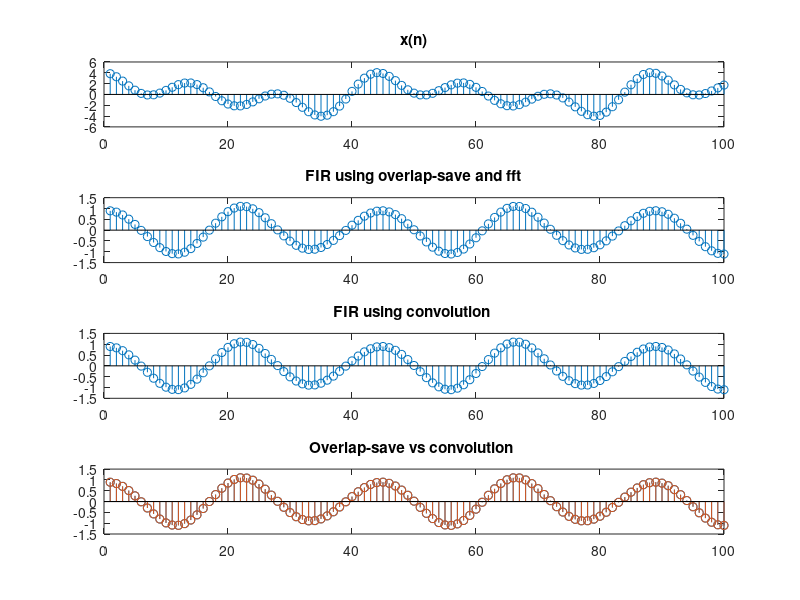

Write the MATLAB code that produced this figure.
% Tecnologico de Costa Rica
% EL5805 Digital Signal Processing
% Author: Ronald Rios Pineda
% Octave 7.2.0 on macOS Ventura 13.0.1
% Lab 12
% Description: Filter using DFT and overlap-save algorithm

% Dependencies for "downsample" using "pkg" from the Octave prompt
% pkg install -forge signal
%pkg load signal

%addpath(pwd)

F1 = 1000;  % Analog F = 1kHz 
F2 = 2000;  % Analog F = 2kHz
F3 = 3000;  % Analog F = 3kHz
Fs = 44100; % Sampling rate

n = 0:10*Fs-1;
N = 1024;

w1 = 2*pi*F1/Fs;
w2 = 2*pi*F2/Fs;
w3 = 2*pi*F3/Fs;

xn = 2*sin(w1*n) + sin(w2*n) + 2*sin(w3*n);

% Filter: FIR 43
load("FIR.mat")

% Overlap-save
M = length(Num);
L = N - (M - 1);
mx = round(length(xn)/L)-1;
Hk = fft(Num,N);    % Filter
m_1 = zeros(1,M-1); % Initial condition
yn = [];            % Output filter
for i = 1:mx
    x_b = xn((i-1)*L+1:i*L);
    buffer = [m_1,x_b];
    y_b = ifft(fft(buffer, N).*Hk, N);
    m_1 = y_b(1:M-1);
    yn = [yn,y_b(M:end)];
end

% Testbench
y_exp = sin(w2*n);
yc = conv(xn,Num);
n0 = 200000;
n1 = n0 + 100;
% Figure
fig = figure('name','Filter using fft');
clf;
t = ['             x(n)             ';
     'FIR using overlap-save and fft';
     '    FIR using convolution     ';
     '    FIR vs ideal filtering    '];
pr = [xn(1:length(yn));yn;yc(1:length(yn))];
for i=1:3
    subplot(4,1,i)
    stem(pr(i,n0:n1))
    title(t(i,:))
    xlim([0 100])
end
subplot(4,1,4)
stem(yn(n0:n1))
hold on
stem(yc(n0:n1))
hold off
title(' Overlap-save vs convolution  ')
xlim([0 100])

printf("Playing x(n)\n")
sound(xn,Fs)
printf("Playing y(n) using fft\n")
sound(yn,Fs)
printf("Playing y(n) using conv\n")
sound(yc,Fs)

% Filtro FIR 43
% As we saw in the figure 1, the first subplot shows x(n), it had the 
% three frequencies, the second subplot shows the FIR filter output 
% using overlap-save and fft, the next subplot shows the FIR filter
% output using convolution, and the final subplot shows both outputs, 
% fft vs convolution. 
% Both outputs look very equal, in the sound test I noticed a small
% difference between both outputs, the output using overlap-save and fft
% has a strange backgrond sound.
% To improve the output we should have a filter larger, but it means
% that Hk have to be larger too, so L have to be smaller and it makes
% the overlap-save algorithm inefficient. With a larger N we probably 
% have latency problems or more use of computer resources.

